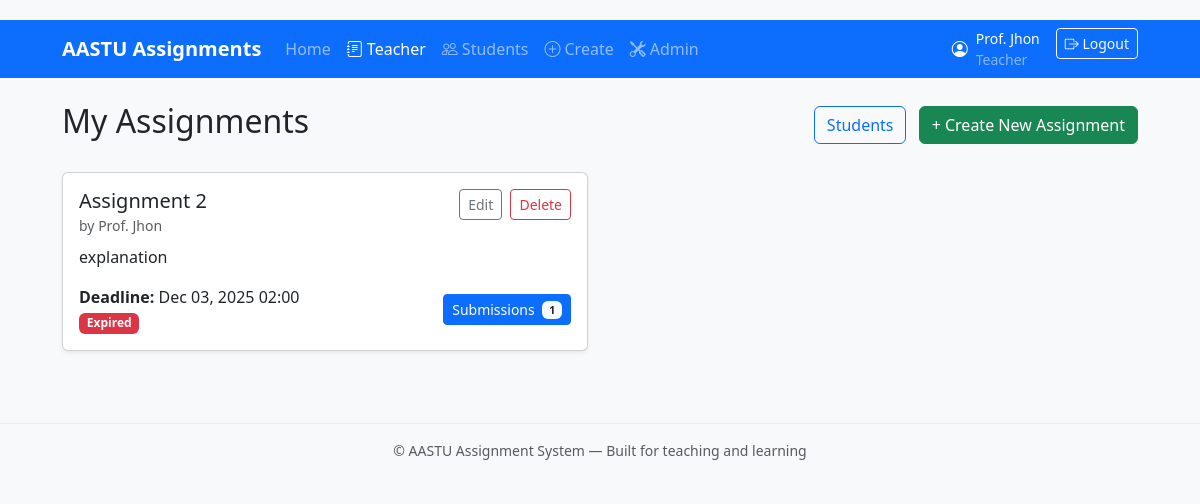
The app's page /assignments/ (signed in), older data.
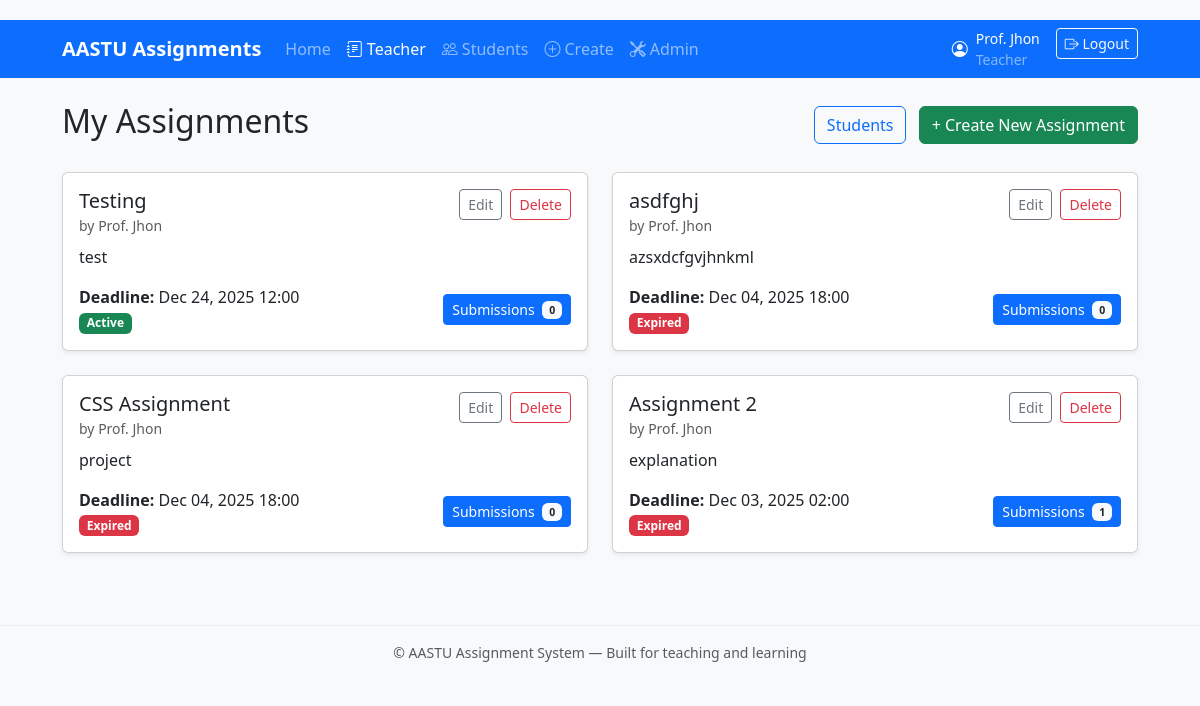
The same page, newer data.
### assignments/models.py (models this page shows, shortened)
class Assignment(models.Model):
    teacher = models.ForeignKey(User, on_delete=models.CASCADE, limit_choices_to={'role': 'teacher'})
    students = models.ManyToManyField(User, blank=True, related_name='assignments', limit_choices_to={'role': 'student'})
    title = models.CharField(max_length=200)
    description = models.TextField()
    deadline = models.DateTimeField()
    allowed_extensions = models.CharField(
        max_length=255,
        default='.pdf,.docx,.zip,.jpg,.jpeg,.png,.txt',
        help_text="Comma-separated extensions (e.g. .pdf,.docx)"
    )
    created_at = models.DateTimeField(auto_now_add=True)
    class Meta:
        ordering = ['-created_at']
    def is_expired(self):
        return timezone.now() > self.deadline

### users/models.py (models this page shows, shortened)
class User(AbstractUser):
    ROLE_CHOICES = (
        ('student', 'Student'),
        ('teacher', 'Teacher'),
        ('admin', 'Admin'),
    )
    email = models.EmailField(
        unique=True,
        validators=[validate_school_email],
        error_messages={'unique': "A user with that email already exists."},
    )
    name = models.CharField(max_length=100)
    role = models.CharField(max_length=10, choices=ROLE_CHOICES, default='student')
    objects = CustomUserManager()
    USERNAME_FIELD = 'email'
    REQUIRED_FIELDS = ['name']

### assignments/views.py (the view)
# urls.py: path('', views.teacher_dashboard, name='teacher_dashboard'),
@login_required
def teacher_dashboard(request):
    if request.user.role != 'teacher':
        return HttpResponseForbidden("Only teachers can access this page.")
    assignments = Assignment.objects.filter(teacher=request.user)
    return render(request, 'assignments/teacher_dashboard.html', {
        'assignments': assignments
    })

### assignments/templates/assignments/teacher_dashboard.html (shortened to what this page needs)
{% extends 'base.html' %}
{% block content %}
<div class="d-flex justify-content-between align-items-center mb-4">
    <h2>My Assignments</h2>
    <div>
        <a href="{% url 'students_list' %}" class="btn btn-outline-primary me-2">Students</a>
        <a href="{% url 'create_assignment' %}" class="btn btn-success">+ Create New Assignment</a>
    </div>
</div>
{% if assignments %}
<div class="row">
    {% for assignment in assignments %}
    <div class="col-lg-6 mb-4">
        <div class="card h-100 shadow-sm">
            <div class="card-body d-flex flex-column">
                <div class="d-flex justify-content-between align-items-start mb-2">
                    <div>
                        <h5 class="card-title mb-0">{{ assignment.title }}</h5>
                        <small class="text-muted">by {{ assignment.teacher.name }}</small>
                    </div>
                    <div class="text-end">
                        <a href="{% url 'edit_assignment' assignment.pk %}" class="btn btn-outline-secondary btn-sm me-1">Edit</a>
                        <form method="post" action="{% url 'delete_assignment' assignment.pk %}" class="d-inline" onsubmit="return confirm('Delete this assignment?');">
                            <button class="btn btn-outline-danger btn-sm">Delete</button>
                        </form>
                    </div>
                </div>
                <p class="card-text text-truncate">{{ assignment.description|truncatewords:30 }}</p>
                <div class="mt-auto d-flex justify-content-between align-items-center">
                    <div>
                        <div><strong>Deadline:</strong> {{ assignment.deadline|date:"M d, Y H:i" }}</div>
                        <div>
                            {% if assignment.is_expired %}
                                <span class="badge bg-danger">Expired</span>
                            {% else %}
                                <span class="badge bg-success">Active</span>
                            {% endif %}
                        </div>
                    </div>
                    <div>
                        <a href="{% url 'view_submissions' assignment.pk %}" class="btn btn-primary btn-sm">
                            Submissions <span class="badge bg-light text-dark ms-1">{{ assignment.submission_set.count }}</span>
                        </a>
                    </div>
                </div>
            </div>
        </div>
    </div>
    {% endfor %}
</div>
{% else %}
<div class="alert alert-info">You haven't created any assignments yet.</div>
{% endif %}
{% endblock %}

Row changes from the older to the newer data that the page shows:
added Assignment: title "Testing", teacher.name "Prof. Jhon", description "test", deadline "Dec 24, 2025 12:00", shows "Active", submission_set.count "0"
added Assignment: title "asdfghj", teacher.name "Prof. Jhon", description "azsxdcfgvjhnkml", deadline "Dec 04, 2025 18:00", shows "Expired", submission_set.count "0"
added Assignment: title "CSS Assignment", teacher.name "Prof. Jhon", description "project", deadline "Dec 04, 2025 18:00", shows "Expired", submission_set.count "0"
